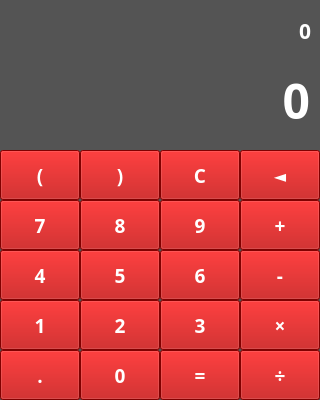
<?xml version="1.0" encoding="UTF-8"?>
<ui version="4.0">
 <class>MainWindow</class>
 <widget class="QMainWindow" name="MainWindow">
  <property name="geometry">
   <rect>
    <x>0</x>
    <y>0</y>
    <width>320</width>
    <height>400</height>
   </rect>
  </property>
  <property name="windowTitle">
   <string>MainWindow</string>
  </property>
  <widget class="QWidget" name="centralwidget">
   <property name="mouseTracking">
    <bool>false</bool>
   </property>
   <property name="styleSheet">
    <string notr="true">background-color: rgb(84, 84, 84);</string>
   </property>
   <widget class="QPushButton" name="btn_bracket_left">
    <property name="geometry">
     <rect>
      <x>0</x>
      <y>150</y>
      <width>80</width>
      <height>50</height>
     </rect>
    </property>
    <property name="font">
     <font>
      <family>Miriam Mono CLM</family>
      <pointsize>14</pointsize>
      <weight>75</weight>
      <bold>true</bold>
     </font>
    </property>
    <property name="styleSheet">
     <string notr="true">background-color: rgb(180, 0, 0);
color: rgb(255, 255, 255);</string>
    </property>
    <property name="text">
     <string>(</string>
    </property>
   </widget>
   <widget class="QPushButton" name="btn_bracket_right">
    <property name="geometry">
     <rect>
      <x>80</x>
      <y>150</y>
      <width>80</width>
      <height>50</height>
     </rect>
    </property>
    <property name="font">
     <font>
      <family>Miriam Mono CLM</family>
      <pointsize>14</pointsize>
      <weight>75</weight>
      <bold>true</bold>
     </font>
    </property>
    <property name="mouseTracking">
     <bool>true</bool>
    </property>
    <property name="styleSheet">
     <string notr="true">background-color: rgb(180, 0, 0);
color: rgb(255, 255, 255);</string>
    </property>
    <property name="text">
     <string>)</string>
    </property>
   </widget>
   <widget class="QPushButton" name="btn_clean">
    <property name="geometry">
     <rect>
      <x>160</x>
      <y>150</y>
      <width>80</width>
      <height>50</height>
     </rect>
    </property>
    <property name="font">
     <font>
      <family>Miriam Mono CLM</family>
      <pointsize>14</pointsize>
      <weight>75</weight>
      <bold>true</bold>
     </font>
    </property>
    <property name="styleSheet">
     <string notr="true">background-color: rgb(180, 0, 0);
color: rgb(255, 255, 255);</string>
    </property>
    <property name="text">
     <string>C</string>
    </property>
   </widget>
   <widget class="QPushButton" name="btn_delete">
    <property name="geometry">
     <rect>
      <x>240</x>
      <y>150</y>
      <width>80</width>
      <height>50</height>
     </rect>
    </property>
    <property name="font">
     <font>
      <family>Miriam Mono CLM</family>
      <pointsize>12</pointsize>
      <weight>75</weight>
      <bold>true</bold>
     </font>
    </property>
    <property name="styleSheet">
     <string notr="true">background-color: rgb(180, 0, 0);
color: rgb(255, 255, 255);</string>
    </property>
    <property name="text">
     <string>◄</string>
    </property>
   </widget>
   <widget class="QPushButton" name="btn_plus">
    <property name="geometry">
     <rect>
      <x>240</x>
      <y>200</y>
      <width>80</width>
      <height>50</height>
     </rect>
    </property>
    <property name="font">
     <font>
      <family>Miriam Mono CLM</family>
      <pointsize>14</pointsize>
      <weight>75</weight>
      <bold>true</bold>
     </font>
    </property>
    <property name="styleSheet">
     <string notr="true">background-color: rgb(180, 0, 0);
color: rgb(255, 255, 255);</string>
    </property>
    <property name="text">
     <string>+</string>
    </property>
   </widget>
   <widget class="QPushButton" name="btn_7">
    <property name="geometry">
     <rect>
      <x>0</x>
      <y>200</y>
      <width>80</width>
      <height>50</height>
     </rect>
    </property>
    <property name="font">
     <font>
      <family>Miriam Mono CLM</family>
      <pointsize>14</pointsize>
      <weight>75</weight>
      <bold>true</bold>
     </font>
    </property>
    <property name="styleSheet">
     <string notr="true">background-color: rgb(180, 0, 0);
color: rgb(255, 255, 255);</string>
    </property>
    <property name="text">
     <string>7</string>
    </property>
   </widget>
   <widget class="QPushButton" name="btn_8">
    <property name="geometry">
     <rect>
      <x>80</x>
      <y>200</y>
      <width>80</width>
      <height>50</height>
     </rect>
    </property>
    <property name="font">
     <font>
      <family>Miriam Mono CLM</family>
      <pointsize>14</pointsize>
      <weight>75</weight>
      <bold>true</bold>
     </font>
    </property>
    <property name="styleSheet">
     <string notr="true">background-color: rgb(180, 0, 0);
color: rgb(255, 255, 255);</string>
    </property>
    <property name="text">
     <string>8</string>
    </property>
   </widget>
   <widget class="QPushButton" name="btn_9">
    <property name="geometry">
     <rect>
      <x>160</x>
      <y>200</y>
      <width>80</width>
      <height>50</height>
     </rect>
    </property>
    <property name="font">
     <font>
      <family>Miriam Mono CLM</family>
      <pointsize>14</pointsize>
      <weight>75</weight>
      <bold>true</bold>
     </font>
    </property>
    <property name="styleSheet">
     <string notr="true">background-color: rgb(180, 0, 0);
color: rgb(255, 255, 255);</string>
    </property>
    <property name="text">
     <string>9</string>
    </property>
   </widget>
   <widget class="QPushButton" name="btn_minus">
    <property name="geometry">
     <rect>
      <x>240</x>
      <y>250</y>
      <width>80</width>
      <height>50</height>
     </rect>
    </property>
    <property name="font">
     <font>
      <family>Miriam Mono CLM</family>
      <pointsize>14</pointsize>
      <weight>75</weight>
      <bold>true</bold>
     </font>
    </property>
    <property name="styleSheet">
     <string notr="true">background-color: rgb(180, 0, 0);
color: rgb(255, 255, 255);</string>
    </property>
    <property name="text">
     <string>-</string>
    </property>
   </widget>
   <widget class="QPushButton" name="btn_4">
    <property name="geometry">
     <rect>
      <x>0</x>
      <y>250</y>
      <width>80</width>
      <height>50</height>
     </rect>
    </property>
    <property name="font">
     <font>
      <family>Miriam Mono CLM</family>
      <pointsize>14</pointsize>
      <weight>75</weight>
      <bold>true</bold>
     </font>
    </property>
    <property name="styleSheet">
     <string notr="true">background-color: rgb(180, 0, 0);
color: rgb(255, 255, 255);</string>
    </property>
    <property name="text">
     <string>4</string>
    </property>
   </widget>
   <widget class="QPushButton" name="btn_5">
    <property name="geometry">
     <rect>
      <x>80</x>
      <y>250</y>
      <width>80</width>
      <height>50</height>
     </rect>
    </property>
    <property name="font">
     <font>
      <family>Miriam Mono CLM</family>
      <pointsize>14</pointsize>
      <weight>75</weight>
      <bold>true</bold>
     </font>
    </property>
    <property name="styleSheet">
     <string notr="true">background-color: rgb(180, 0, 0);
color: rgb(255, 255, 255);</string>
    </property>
    <property name="text">
     <string>5</string>
    </property>
   </widget>
   <widget class="QPushButton" name="btn_6">
    <property name="geometry">
     <rect>
      <x>160</x>
      <y>250</y>
      <width>80</width>
      <height>50</height>
     </rect>
    </property>
    <property name="font">
     <font>
      <family>Miriam Mono CLM</family>
      <pointsize>14</pointsize>
      <weight>75</weight>
      <bold>true</bold>
     </font>
    </property>
    <property name="styleSheet">
     <string notr="true">background-color: rgb(180, 0, 0);
color: rgb(255, 255, 255);</string>
    </property>
    <property name="text">
     <string>6</string>
    </property>
   </widget>
   <widget class="QPushButton" name="btn_multiplication">
    <property name="geometry">
     <rect>
      <x>240</x>
      <y>300</y>
      <width>80</width>
      <height>50</height>
     </rect>
    </property>
    <property name="font">
     <font>
      <family>Miriam Mono CLM</family>
      <pointsize>14</pointsize>
      <weight>75</weight>
      <bold>true</bold>
     </font>
    </property>
    <property name="styleSheet">
     <string notr="true">background-color: rgb(180, 0, 0);
color: rgb(255, 255, 255);</string>
    </property>
    <property name="text">
     <string>×</string>
    </property>
   </widget>
   <widget class="QPushButton" name="btn_1">
    <property name="geometry">
     <rect>
      <x>0</x>
      <y>300</y>
      <width>80</width>
      <height>50</height>
     </rect>
    </property>
    <property name="font">
     <font>
      <family>Miriam Mono CLM</family>
      <pointsize>14</pointsize>
      <weight>75</weight>
      <bold>true</bold>
     </font>
    </property>
    <property name="styleSheet">
     <string notr="true">background-color: rgb(180, 0, 0);
color: rgb(255, 255, 255);</string>
    </property>
    <property name="text">
     <string>1</string>
    </property>
   </widget>
   <widget class="QPushButton" name="btn_2">
    <property name="geometry">
     <rect>
      <x>80</x>
      <y>300</y>
      <width>80</width>
      <height>50</height>
     </rect>
    </property>
    <property name="font">
     <font>
      <family>Miriam Mono CLM</family>
      <pointsize>14</pointsize>
      <weight>75</weight>
      <bold>true</bold>
     </font>
    </property>
    <property name="styleSheet">
     <string notr="true">background-color: rgb(180, 0, 0);
color: rgb(255, 255, 255);</string>
    </property>
    <property name="text">
     <string>2</string>
    </property>
   </widget>
   <widget class="QPushButton" name="btn_3">
    <property name="geometry">
     <rect>
      <x>160</x>
      <y>300</y>
      <width>80</width>
      <height>50</height>
     </rect>
    </property>
    <property name="font">
     <font>
      <family>Miriam Mono CLM</family>
      <pointsize>14</pointsize>
      <weight>75</weight>
      <bold>true</bold>
     </font>
    </property>
    <property name="styleSheet">
     <string notr="true">background-color: rgb(180, 0, 0);
color: rgb(255, 255, 255);</string>
    </property>
    <property name="text">
     <string>3</string>
    </property>
   </widget>
   <widget class="QPushButton" name="btn_0">
    <property name="geometry">
     <rect>
      <x>80</x>
      <y>350</y>
      <width>80</width>
      <height>50</height>
     </rect>
    </property>
    <property name="font">
     <font>
      <family>Miriam Mono CLM</family>
      <pointsize>14</pointsize>
      <weight>75</weight>
      <bold>true</bold>
     </font>
    </property>
    <property name="styleSheet">
     <string notr="true">background-color: rgb(180, 0, 0);
color: rgb(255, 255, 255);</string>
    </property>
    <property name="text">
     <string>0</string>
    </property>
   </widget>
   <widget class="QPushButton" name="btn_division">
    <property name="geometry">
     <rect>
      <x>240</x>
      <y>350</y>
      <width>80</width>
      <height>50</height>
     </rect>
    </property>
    <property name="font">
     <font>
      <family>Miriam Mono CLM</family>
      <pointsize>14</pointsize>
      <weight>75</weight>
      <bold>true</bold>
     </font>
    </property>
    <property name="styleSheet">
     <string notr="true">background-color: rgb(180, 0, 0);
color: rgb(255, 255, 255);</string>
    </property>
    <property name="text">
     <string>÷</string>
    </property>
   </widget>
   <widget class="QPushButton" name="btn_dot">
    <property name="geometry">
     <rect>
      <x>0</x>
      <y>350</y>
      <width>80</width>
      <height>50</height>
     </rect>
    </property>
    <property name="font">
     <font>
      <family>Miriam Mono CLM</family>
      <pointsize>14</pointsize>
      <weight>75</weight>
      <bold>true</bold>
     </font>
    </property>
    <property name="styleSheet">
     <string notr="true">background-color: rgb(180, 0, 0);
color: rgb(255, 255, 255);</string>
    </property>
    <property name="text">
     <string>.</string>
    </property>
   </widget>
   <widget class="QPushButton" name="btn_result">
    <property name="geometry">
     <rect>
      <x>160</x>
      <y>350</y>
      <width>80</width>
      <height>50</height>
     </rect>
    </property>
    <property name="font">
     <font>
      <family>Miriam Mono CLM</family>
      <pointsize>14</pointsize>
      <weight>75</weight>
      <bold>true</bold>
     </font>
    </property>
    <property name="styleSheet">
     <string notr="true">background-color: rgb(180, 0, 0);
color: rgb(255, 255, 255);</string>
    </property>
    <property name="text">
     <string>=</string>
    </property>
   </widget>
   <widget class="QLabel" name="lbl_number">
    <property name="geometry">
     <rect>
      <x>10</x>
      <y>60</y>
      <width>300</width>
      <height>80</height>
     </rect>
    </property>
    <property name="font">
     <font>
      <family>Miriam Mono CLM</family>
      <pointsize>36</pointsize>
      <weight>75</weight>
      <bold>true</bold>
     </font>
    </property>
    <property name="styleSheet">
     <string notr="true">color: rgb(255, 255, 255);</string>
    </property>
    <property name="text">
     <string>0</string>
    </property>
    <property name="alignment">
     <set>Qt::AlignRight|Qt::AlignTrailing|Qt::AlignVCenter</set>
    </property>
   </widget>
   <widget class="QLabel" name="lbl_past_operations">
    <property name="geometry">
     <rect>
      <x>10</x>
      <y>10</y>
      <width>301</width>
      <height>41</height>
     </rect>
    </property>
    <property name="font">
     <font>
      <family>Miriam Mono CLM</family>
      <pointsize>16</pointsize>
      <weight>75</weight>
      <bold>true</bold>
     </font>
    </property>
    <property name="styleSheet">
     <string notr="true">color: rgb(255, 255, 255);</string>
    </property>
    <property name="text">
     <string>0</string>
    </property>
    <property name="alignment">
     <set>Qt::AlignRight|Qt::AlignTrailing|Qt::AlignVCenter</set>
    </property>
   </widget>
  </widget>
 </widget>
 <resources/>
 <connections/>
</ui>
